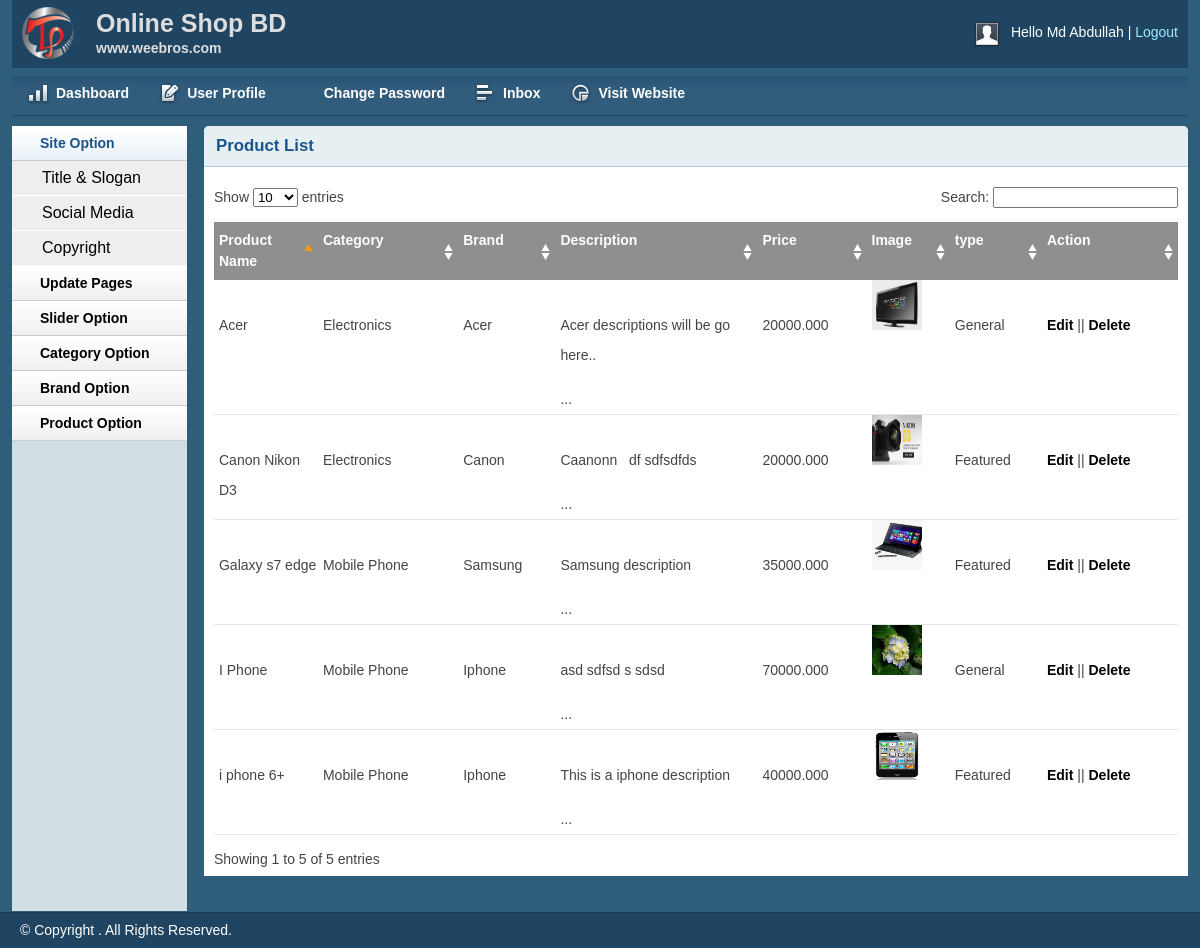
The page /admin/productlist.php (signed in) on the database its author committed.
### tables this page shows
CREATE TABLE IF NOT EXISTS `tbl_product` (
  `pid` int(11) NOT NULL AUTO_INCREMENT,
  `productName` varchar(255) NOT NULL,
  `catId` int(11) NOT NULL,
  `brandId` int(11) NOT NULL,
  `body` text NOT NULL,
  `price` float(10,3) NOT NULL,
  `image` varchar(255) NOT NULL,
  `type` tinyint(4) NOT NULL DEFAULT '0',
  PRIMARY KEY (`pid`)
);

CREATE TABLE IF NOT EXISTS `tbl_category` (
  `catId` int(11) NOT NULL AUTO_INCREMENT,
  `catName` varchar(255) NOT NULL,
  PRIMARY KEY (`catId`)
);

CREATE TABLE IF NOT EXISTS `tbl_brand` (
  `brandId` int(11) NOT NULL AUTO_INCREMENT,
  `brandName` varchar(255) NOT NULL,
  PRIMARY KEY (`brandId`)
);

### libs/Session.php (called while the page is built, shortened)
<?php
class Session{
	 public static function get($key){
	    if (isset($_SESSION[$key])) {
		  return $_SESSION[$key];
		}else {
		  return false;
	    }
	 }
}

### libs/Database.php (called while the page is built, shortened)
<?php
Class Database{
	 public $host   = DB_HOST;
	 public $user   = DB_USER;
	 public $pass   = DB_PASS;
	 public $dbname = DB_NAME;
	 public $link;
	private function connectDB(){
		 $this->link = new mysqli($this->host, $this->user, $this->pass,$this->dbname);
	 }
	public function select($query){
	  $result = $this->link->query($query) or die($this->link->error.__LINE__);
		  if($result->num_rows > 0){
		    return $result;
		  }else {
		    return false;
		  }
	 }
}

### classes/Product.php (called while the page is built, shortened)
<?php
$filepath = realpath(dirname(__FILE__));
include_once ($filepath."/../libs/Database.php");
include_once ($filepath."/../helpers/Format.php");
?>
<?php
class Product
{
	private $db;
	function __construct()
	{
		$this->db = new Database();
	}
	public function getAllProduct(){
		$sql = "SELECT tbl_product.*, tbl_category.catName, tbl_brand.brandName
				FROM tbl_product
				INNER JOIN tbl_category
				ON tbl_product.catId = tbl_category.catId
				INNER JOIN tbl_brand
				ON tbl_product.brandId = tbl_brand.brandId
				ORDER BY tbl_product.pid DESC ";
		$result = $this->db->select($sql);
		if ($result) {
			return $result;
		}else{
			$msg = "<span class='error'>Product not found !.</span>";
			return $msg;
		}
	}
}
?>

### helpers/Format.php (called while the page is built, shortened)
<?php
class Format{
	 public function textShorten($text, $limit = 400){
		  $text = $text. " ";
		  $text = substr($text, 0, $limit);
		  $text = substr($text, 0, strrpos($text, ' '));
		  $text = $text."...";
		  return $text;
	 }
 }

### admin/productlist.php (the view, shortened to what this page needs)
<?php include 'inc/header.php';?>
<?php include 'inc/sidebar.php';?>
<?php
	include "../classes/Product.php";
	include_once "../helpers/Format.php";
?>
<?php
	$pd = new Product();
	$fm = new Format();
?>
<div class="grid_10">
    <div class="box round first grid">
        <h2>Product List</h2>
        <div class="block">
            <table class="data display datatable" id="example">
			<thead>
				<tr>
					<th>Product Name</th>
					<th>Category</th>
					<th>Brand</th>
					<th>Description</th>
					<th>Price</th>
					<th>Image</th>
					<th>type</th>
					<th>Action</th>
				</tr>
			</thead>
			<tbody>
				<?php
					$plist = $pd->getAllProduct();
					if ($plist) {
						while ($row = $plist->fetch_assoc()) {
				?>
				<tr class="odd gradeX">
					<td  style="width:100px"><?php echo $row['productName'];?></td>
					<td><?php echo $row['catName'];?></td>
					<td><?php echo $row['brandName'];?></td>
					<td style="width:200px"><?php echo $fm->textShorten($row['body'],50);?></td>
					<td class="center"><?php echo $row['price'];?></td>
					<td><img width="50" height="50" src="<?php echo $row['image'];?>" alt="<?php echo $row['productName'];?>"></td>
					<td class="center"><?php
							if ($row['type'] == 1) {
								echo "Featured";
							}else{
								echo "General";
							}
						?>
					</td>
					<td><a href="productedit.php?prodid=<?php echo $row['pid']; ?>">Edit</a> || <a href="?delpd=<?php echo $row['pid'];?>" onclick="return confirm('Are you sure to delete?');">Delete</a></td>
				</tr>
				<?php
						}
					}
				?>
			</tbody>
		</table>
       </div>
    </div>
</div>
<?php include 'inc/footer.php';?>

### admin/inc/header.php (shortened to what this page needs)
<?php
include "../libs/session.php";
?>
<!DOCTYPE html>
<html>
<head>
    <link rel="stylesheet" type="text/css" href="css/reset.css" media="screen" />
    <link rel="stylesheet" type="text/css" href="css/text.css" media="screen" />
    <link rel="stylesheet" type="text/css" href="css/grid.css" media="screen" />
    <link rel="stylesheet" type="text/css" href="css/layout.css" media="screen" />
    <link rel="stylesheet" type="text/css" href="css/nav.css" media="screen" />
    <link href="css/table/demo_page.css" rel="stylesheet" type="text/css" />
</head>
<body>
    <div class="container_12">
        <div class="grid_12 header-repeat">
            <div id="branding">
                <div class="floatleft logo">
                    <img src="img/livelogo.png" alt="Logo" />
				</div>
				<div class="floatleft middle">
					<h1>Online Shop BD</h1>
					<p>www.weebros.com</p>
				</div>
                <div class="floatright">
                    <div class="floatleft">
                        <img src="img/img-profile.jpg" alt="Profile Pic" /></div>
                    <div class="floatleft marginleft10">
                        <ul class="inline-ul floatleft">
                            <li>Hello <?php echo Session::get("adminName");?></li>
                            <li><a href="?action=logout">Logout</a></li>
                        </ul>
                    </div>
                </div>
            </div>
        </div>
        <div class="grid_12">
            <ul class="nav main">
                <li class="ic-dashboard"><a href="index.php"><span>Dashboard</span></a> </li>
                <li class="ic-form-style"><a href=""><span>User Profile</span></a></li>
				<li class="ic-typography"><a href="changepassword.php"><span>Change Password</span></a></li>
				<li class="ic-grid-tables"><a href="inbox.php"><span>Inbox</span></a></li>
                <li class="ic-charts"><a href=""><span>Visit Website</span></a></li>
            </ul>
        </div>

### admin/inc/sidebar.php (shortened to what this page needs)
<div class="grid_2">
    <div class="box sidemenu">
        <div class="block" id="section-menu">
            <ul class="section menu">
               <li><a class="menuitem">Site Option</a>
                    <ul class="submenu">
                        <li><a href="titleslogan.php">Title & Slogan</a></li>
                        <li><a href="social.php">Social Media</a></li>
                        <li><a href="copyright.php">Copyright</a></li>
                    </ul>
                </li>
                 <li><a class="menuitem">Update Pages</a>
                </li>
				<li><a class="menuitem">Slider Option</a>
                </li>
                <li><a class="menuitem">Category Option</a>
                </li>
                <li><a class="menuitem">Brand Option</a>
                </li>
                <li><a class="menuitem">Product Option</a>
                </li>
            </ul>
        </div>
    </div>
</div>

### admin/inc/footer.php (shortened to what this page needs)
    </div>
    <div id="site_info">
        <p>
         &copy; Copyright <a href="http://github.com/ojkalam" target="_blank"></a>. All Rights Reserved.
        </p>
    </div>
</body>
</html>

### admin/css/layout.css (style rules this page uses)
body { background: #fff none repeat scroll 0 0; color: #444; font-size: 14px; padding: 0; }
.floatleft { float:left; }
.logo img { margin-top: -15px; width: 52px; }
.middle { margin-left: 22px; margin-top: -14px; }
.middle h1 { color:#ddd;margin:0 }
.middle p { color: #ddd; margin: 0; font-weight: bold; }
.floatright { float:right; }
.inline-ul li { display:inline; color:#fff; }
.marginleft10 { margin-left:10px; }
a { color: #000; font-weight:bold; text-decoration: none; }
.container_12, .container_16 { background:#2E5E79; }
h1, h2, h3, h4, h5, h6 { line-height:1.2em; margin-bottom:.3em; }
h2 { margin-top:1em; }
#branding { font-weight: normal; margin-bottom: 0; padding: 22px 10px 3px; text-align: left; }
.header-repeat { background:url(../img/header-repeat.jpg) repeat-x; }
#branding a { color:#A1EAFF; font-weight:normal; }
#branding a:before { content:" | "; color:#fff; }
#branding ul, #branding ul li { margin:0px; padding:0px; }
#branding li { padding:0px 0px 0px 0px !important; }
.box { background:#fff; margin-bottom:20px; padding:10px 10px 10px 10px; margin-left:-8px; }
.box.grid { padding-bottom:40px; }
.box.round { -moz-border-radius: 5px 5px 0px 0px; -webkit-border-radius: 5px 5px 0px 0px; border-radius: 5px 5px 0px 0px; }
.box h2 { font-size:1.2em; font-weight:bold; color:#1B548D; background:#E6F0F3; margin:-10px -10px 0 -10px; padding:10px 12px; border-bottom:1px solid #B3CBD6; -moz-border-radius: 5px 5px 0px 0px; -webkit-border-radius: 5px 5px 0px 0px; border-radius: 5px 5px 0px 0px; }
.box.first { min-height: 406px; }
.block { padding-top:20px; }
.box.sidemenu { background-color:#D1DEE4; border-right:1px solid #3A5665; padding:0px; margin:0px; cursor:pointer; }
.box.sidemenu .block { padding-top:0px; margin-top:0px; }
p { margin-bottom:1em; }
ul, ol { padding-top:0; }
ul.menu { list-style:none; border-top:1px solid #bbb; }
ul.menu li { margin:0; }
ul.menu li a { display:block; padding:4px 10px; border-bottom:1px solid #ccc; }
ul.menu ul { list-style:none; margin:0; }
ul.menu ul li a { padding-left:30px; }
ul.section { border-top:0; margin-bottom:0; }
ul.section li a { background:url(../img/sidemenu-repeat.jpg) repeat-x; line-height:26px; padding-left:28px; }
ul.section li li a { background:#ddd; border-bottom:1px solid #eee; }
ul.section ul li { text-transform:none; }
ul.section ul.current li a { background: #eee none repeat scroll 0 0; border-bottom: 1px solid #fff; font-size: 16px; font-weight: normal; }
ul.section li a.current { color:#1B548D; background:url(../img/sidemenu-repeat-hover.jpg) repeat-x; }
#site_info { color:#fff; background:#204562; border-top:1px solid #1d3b53; padding-left:20px; }
#site_info p { line-height:35px; margin-bottom:0px; }
.block { padding-bottom:1px; }
table.display { margin: 0 auto; clear: both; width: 100%; }
.sorting_asc { background: #8f8f8f url(../img/table/sort_asc.png) no-repeat center right; padding:8px 5px; text-align:left; color:#fff; }
.sorting { background:#8f8f8f url(../img/table/sort_both.png) no-repeat center right; padding:8px 5px; text-align:left; color:#fff; }
tr.odd { height: 30px; line-height: 30px; border-bottom:1px solid #e6e6e6; }
tr.even { height: 30px; line-height: 30px; border-bottom:1px solid #e6e6e6; }
tr.odd td, tr.even td { padding-left:5px; }

### rows shown on the page
tbl_product: productName "Canon Nikon D3", catId.catName "Electronics", brandId.brandName "Canon", body "Caanonn df sdfsdfds ...", price "20000.000", image (picture), type "Featured"
tbl_product: productName "Acer", catId.catName "Electronics", brandId.brandName "Acer", body "Acer descriptions will be go here.. ...", price "20000.000", image (picture), type "General"
tbl_product: productName "Galaxy s7 edge", catId.catName "Mobile Phone", brandId.brandName "Samsung", body "Samsung description ...", price "35000.000", image (picture), type "Featured"
tbl_product: productName "i phone 6+", catId.catName "Mobile Phone", brandId.brandName "Iphone", body "This is a iphone description ...", price "40000.000", image (picture), type "Featured"
tbl_product: productName "I Phone", catId.catName "Mobile Phone", brandId.brandName "Iphone", body "asd sdfsd s sdsd ...", price "70000.000", image (picture), type "General"

### other values the page prints
Session::get("adminName") "Md Abdullah"
